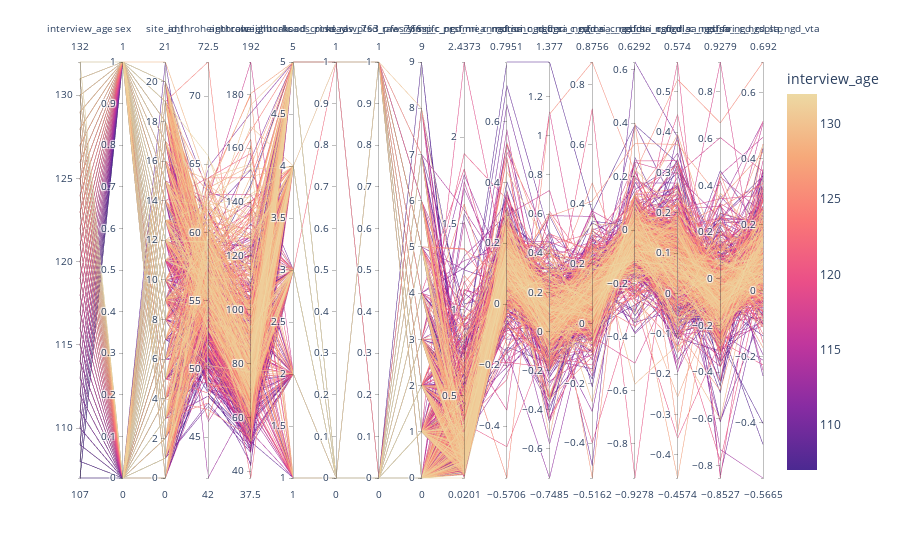

Notebook cell for this chart:
### Markdown cell above
### Create an interactive plot that allows viewing many variables

Can you plot all 20 variables simultaneously?
([pandas.plotting.parallel_coordinates — pandas 1.1.4 documentation](https://pandas.pydata.org/pandas-docs/stable/reference/api/pandas.plotting.parallel_coordinates.html))
For an interactive plot you can use plotly
([Parallel Coordinates Plot | Python](https://plotly.com/python/parallel-coordinates-plot/))
in the notebook.

### Code cell
plt.figure(figsize=(30, 6))
# Create an interactive parallel coordinate plot
subset_df_numerical = subset_df.copy()
subset_df_numerical.sex = subset_df.sex.astype("category").cat.codes
subset_df_numerical.site_id_l = subset_df.site_id_l.astype("category").cat.codes
fig = px.parallel_coordinates(subset_df_numerical, color="interview_age", 
                              dimensions=["interview_age", "sex"] + data_elements_of_interest,
                              color_continuous_scale=px.colors.sequential.Agsunset,)
                              #color_continuous_midpoint=2)
fig.show()

### Figure 1 — Plotly figure (JSON) as saved in the notebook; plotly's stock layout.template omitted (floating-point values rounded to 4 significant figures; data arrays with more than 128 entries replaced by an {"elided": "..."} marker saying what was removed)
{"data": [{"dimensions": [{"label": "interview_age", "values": {"elided": "1000 int values"}}, {"label": "sex", "values": {"elided": "1000 int values"}}, {"label": "site_id_l", "values": {"elided": "1000 int values"}}, {"label": "anthroheightcalc", "values": {"elided": "1000 float values"}}, {"label": "anthroweightcalc", "values": {"elided": "1000 float values"}}, {"label": "neighborhood_crime_y", "values": {"elided": "1000 int values"}}, {"label": "ksads_ptsd_raw_763_p", "values": {"elided": "1000 int values"}}, {"label": "ksads_ptsd_raw_766_p", "values": {"elided": "1000 int values"}}, {"label": "fes_y_ss_fc_pr", "values": {"elided": "1000 int values"}}, {"label": "rsfmri_c_ngd_meanmotion", "values": {"elided": "1000 float values"}}, {"label": "rsfmri_c_ngd_sa_ngd_cgc", "values": {"elided": "1000 float values"}}, {"label": "rsfmri_c_ngd_sa_ngd_ca", "values": {"elided": "1000 float values"}}, {"label": "rsfmri_c_ngd_sa_ngd_dt", "values": {"elided": "1000 float values"}}, {"label": "rsfmri_c_ngd_sa_ngd_dla", "values": {"elided": "1000 float values"}}, {"label": "rsfmri_c_ngd_sa_ngd_fo", "values": {"elided": "1000 float values"}}, {"label": "rsfmri_c_ngd_sa_ngd_rspltp", "values": {"elided": "1000 float values"}}, {"label": "rsfmri_c_ngd_sa_ngd_vta", "values": {"elided": "1000 float values"}}], "domain": {"x": [0, 1], "y": [0, 1]}, "line": {"color": {"elided": "1000 int values"}, "coloraxis": "coloraxis"}, "name": "", "type": "parcoords"}], "layout": {"autosize": true, "coloraxis": {"colorbar": {"title": {"text": "interview_age"}}, "colorscale": [[0, "rgb(75, 41, 145)"], [0.1667, "rgb(135, 44, 162)"], [0.3333, "rgb(192, 54, 157)"], [0.5, "rgb(234, 79, 136)"], [0.6667, "rgb(250, 120, 118)"], [0.8333, "rgb(246, 169, 122)"], [1, "rgb(237, 217, 163)"]]}, "legend": {"tracegroupgap": 0}, "margin": {"t": 60}}}
